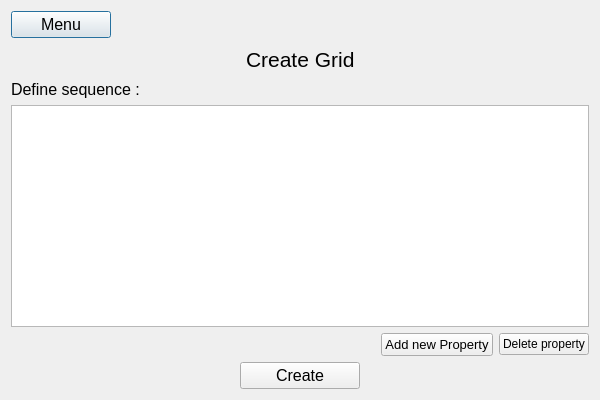
<?xml version="1.0" encoding="UTF-8"?>
<ui version="4.0">
 <class>Dialog</class>
 <widget class="QDialog" name="Dialog">
  <property name="geometry">
   <rect>
    <x>0</x>
    <y>0</y>
    <width>600</width>
    <height>400</height>
   </rect>
  </property>
  <property name="minimumSize">
   <size>
    <width>600</width>
    <height>400</height>
   </size>
  </property>
  <property name="maximumSize">
   <size>
    <width>600</width>
    <height>400</height>
   </size>
  </property>
  <property name="windowTitle">
   <string>SEMGrids winder programs - Create new program</string>
  </property>
  <layout class="QVBoxLayout" name="verticalLayout">
   <item>
    <layout class="QHBoxLayout" name="horizontalLayout_3">
     <item>
      <widget class="QPushButton" name="menuButton">
       <property name="minimumSize">
        <size>
         <width>100</width>
         <height>0</height>
        </size>
       </property>
       <property name="maximumSize">
        <size>
         <width>120</width>
         <height>16777215</height>
        </size>
       </property>
       <property name="font">
        <font>
         <pointsize>12</pointsize>
        </font>
       </property>
       <property name="text">
        <string>Menu</string>
       </property>
      </widget>
     </item>
     <item>
      <spacer name="horizontalSpacer">
       <property name="orientation">
        <enum>Qt::Horizontal</enum>
       </property>
       <property name="sizeHint" stdset="0">
        <size>
         <width>40</width>
         <height>20</height>
        </size>
       </property>
      </spacer>
     </item>
    </layout>
   </item>
   <item>
    <layout class="QHBoxLayout" name="horizontalLayout">
     <item>
      <spacer name="horizontalSpacer_3">
       <property name="orientation">
        <enum>Qt::Horizontal</enum>
       </property>
       <property name="sizeHint" stdset="0">
        <size>
         <width>40</width>
         <height>20</height>
        </size>
       </property>
      </spacer>
     </item>
     <item>
      <widget class="QLabel" name="label">
       <property name="minimumSize">
        <size>
         <width>0</width>
         <height>30</height>
        </size>
       </property>
       <property name="maximumSize">
        <size>
         <width>16777215</width>
         <height>30</height>
        </size>
       </property>
       <property name="font">
        <font>
         <pointsize>16</pointsize>
        </font>
       </property>
       <property name="text">
        <string>Create Grid</string>
       </property>
      </widget>
     </item>
     <item>
      <spacer name="horizontalSpacer_2">
       <property name="orientation">
        <enum>Qt::Horizontal</enum>
       </property>
       <property name="sizeHint" stdset="0">
        <size>
         <width>40</width>
         <height>20</height>
        </size>
       </property>
      </spacer>
     </item>
    </layout>
   </item>
   <item>
    <layout class="QHBoxLayout" name="horizontalLayout_6">
     <item>
      <widget class="QLabel" name="label_3">
       <property name="font">
        <font>
         <pointsize>12</pointsize>
        </font>
       </property>
       <property name="text">
        <string>Define sequence :</string>
       </property>
      </widget>
     </item>
    </layout>
   </item>
   <item>
    <layout class="QVBoxLayout" name="verticalLayout_5">
     <item>
      <widget class="QListWidget" name="listProperties">
       <property name="maximumSize">
        <size>
         <width>16777215</width>
         <height>16777215</height>
        </size>
       </property>
      </widget>
     </item>
     <item>
      <layout class="QHBoxLayout" name="horizontalLayout_8">
       <item>
        <widget class="QLabel" name="labelError">
         <property name="minimumSize">
          <size>
           <width>200</width>
           <height>0</height>
          </size>
         </property>
         <property name="maximumSize">
          <size>
           <width>16777215</width>
           <height>20</height>
          </size>
         </property>
         <property name="font">
          <font>
           <pointsize>8</pointsize>
          </font>
         </property>
         <property name="text">
          <string/>
         </property>
         <property name="alignment">
          <set>Qt::AlignCenter</set>
         </property>
        </widget>
       </item>
       <item>
        <spacer name="horizontalSpacer_4">
         <property name="orientation">
          <enum>Qt::Horizontal</enum>
         </property>
         <property name="sizeHint" stdset="0">
          <size>
           <width>40</width>
           <height>20</height>
          </size>
         </property>
        </spacer>
       </item>
       <item>
        <widget class="QPushButton" name="addButton">
         <property name="minimumSize">
          <size>
           <width>0</width>
           <height>0</height>
          </size>
         </property>
         <property name="maximumSize">
          <size>
           <width>16777215</width>
           <height>16777215</height>
          </size>
         </property>
         <property name="font">
          <font>
           <pointsize>10</pointsize>
          </font>
         </property>
         <property name="text">
          <string>Add new Property</string>
         </property>
        </widget>
       </item>
       <item>
        <widget class="QPushButton" name="deleteButton">
         <property name="minimumSize">
          <size>
           <width>0</width>
           <height>0</height>
          </size>
         </property>
         <property name="maximumSize">
          <size>
           <width>16777215</width>
           <height>16777215</height>
          </size>
         </property>
         <property name="font">
          <font>
           <pointsize>9</pointsize>
          </font>
         </property>
         <property name="text">
          <string>Delete property</string>
         </property>
        </widget>
       </item>
      </layout>
     </item>
    </layout>
   </item>
   <item>
    <layout class="QHBoxLayout" name="horizontalLayout_2">
     <item>
      <spacer name="horizontalSpacer_5">
       <property name="orientation">
        <enum>Qt::Horizontal</enum>
       </property>
       <property name="sizeHint" stdset="0">
        <size>
         <width>40</width>
         <height>20</height>
        </size>
       </property>
      </spacer>
     </item>
     <item>
      <widget class="QPushButton" name="runCustomButton">
       <property name="minimumSize">
        <size>
         <width>120</width>
         <height>0</height>
        </size>
       </property>
       <property name="maximumSize">
        <size>
         <width>16777215</width>
         <height>30</height>
        </size>
       </property>
       <property name="font">
        <font>
         <pointsize>12</pointsize>
        </font>
       </property>
       <property name="text">
        <string>Create</string>
       </property>
      </widget>
     </item>
     <item>
      <spacer name="horizontalSpacer_6">
       <property name="orientation">
        <enum>Qt::Horizontal</enum>
       </property>
       <property name="sizeHint" stdset="0">
        <size>
         <width>40</width>
         <height>20</height>
        </size>
       </property>
      </spacer>
     </item>
    </layout>
   </item>
  </layout>
 </widget>
 <resources/>
 <connections/>
</ui>
